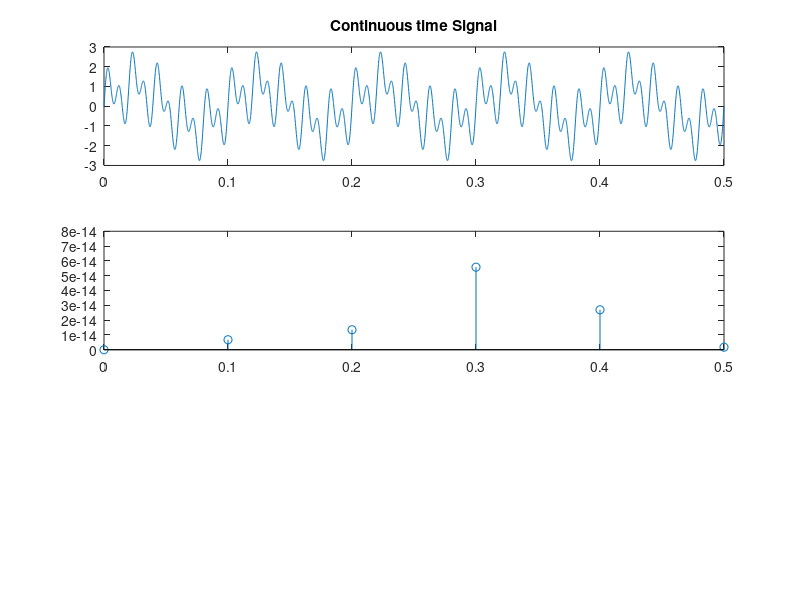

MATLAB code for this plot: (Note: this script raises an error after producing the figure.)
%% Sampling and reconstruction of the signal -
%% y = sin(2*pi*10*t) + sin(2*pi*50*t) + sin(2*pi*100*t)

clear; clc; close all;

%% Sampling and Reconstruct using different sampling rates 

sample_rates = [10, 50, 100,200];     % Sampling rates
total_plot = length(sample_rates)*3;
plot_no = 1;

for i = sample_rates
    % Defining parameters
    Fs = i;              % sampling rate
    Ts = 1/Fs;           % sampling period
    
    % generating continous and sampled signals
    tc = 0: 1e-4 : 0.5;                 % continuous time axis
    cont_signal = sin(2*pi*10*tc) + sin(2*pi*50*tc) + sin(2*pi*100*tc);   % continuous signal
    
    td = 0: Ts : 0.5;                   % Descrete time axis
    sample_number = length(td);         % number of samples
    des_signal = sin(2*pi*10*td) + sin(2*pi*50*td) + sin(2*pi*100*td);    % Descreate signal
    
    % Reconstructing
    tr = 0: 1e-4 : 0.5;                        % time axis for reconstruction
    recon_signal = interp1(td, des_signal,tr); % reconstructed signals
    
    % plotting of continuous and sampled signal
    % for continuous
    subplot(3,1,1);
    plot(tc, cont_signal)
    title("Continuous time Signal")
    
    % for sampled signal
    subplot(3,1,2)
    stem(td, des_signal)
    title("Sampled Signal for sample rate of " + Fs + "Hz")
    
    % for recoonstructed signal
    subplot(3,1,3);
    plot(tr, recon_signal);
    title("Reconstructed Signal from the sampleds signal of " + Fs +"Hz")
end



